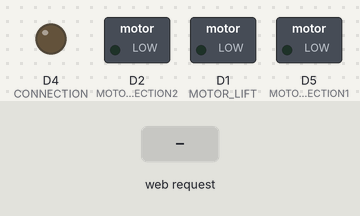
Bench run of a sketch on a simulated ESP8266 (NodeMCU). Shown: switched loads named in the sketch (green lamp = pin HIGH), output pins drawn as LEDs (lit = HIGH). Inputs (shaded band) come from the test bench. WiFi joins after 1.5 s; servers stay silent unless stated; what the sketch prints to the serial monitor is not drawn.

Above: at 2.8 s.
2.9 s: HTTP request GET /up received
At 4.1 s:
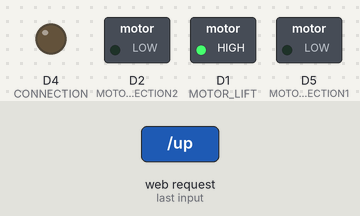
4.4 s: HTTP request GET /back received
At 5.3 s:
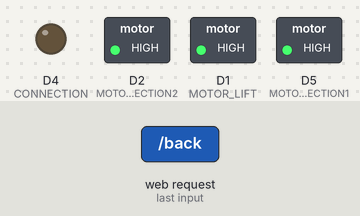
5.9 s: HTTP request GET /driveStop received
At 6.5 s:
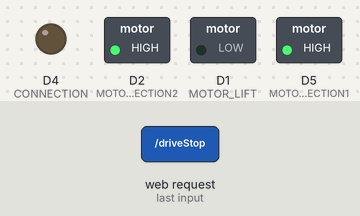
Timing chart, 0 to 8.9 s (numbered marks = the images above; inputs shaded):
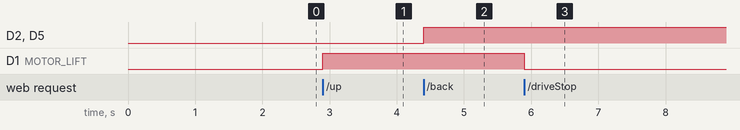

The sketch:

CodeZeppelin.ino
```cpp
/*******************************************************************
    A sketch for controlling a Small Blimp with using a web page
    hosted on a ESP12
    Code by:
    /* Eduardo Chamorro Martin - eduardochamorromartin@gmail.com - http://eduardochamorro.github.io/beansreels/index.html
    Based on the code developped by Brian Lough

 *******************************************************************/

#include <ESP8266WiFi.h>
#include <WiFiClient.h>
#include <ESP8266WebServer.h>
#include <ESP8266mDNS.h>


// These are the pins used to control the motor shield

#define MOTOR_DIRECTION2 D2 // Motor Right
#define MOTOR_DIRECTION1 D5 // Motor Left
#define MOTOR_LIFT D1 // Motor Up
#define CONNECTION D4 // Motor Up

// drivePower sets how fast the car goes
// Can be set between 0 and 1023 (although car problaly wont move if values are too low)
int LiftPower = 1023;

// steeringPower sets how fast the car turns
// Can be set between 0 and 1023 (again, car probably won't steer if the value is too low)
int TurningPower = 1023;


// ----------------
// Set your WiFi SSID and Password here
// ----------------
const char* ssid = "FAB-WIFI";
const char* password = "barcelona2007";

ESP8266WebServer server(80);


const char *webpage =
#include "index.h"
  ;

void handleRoot() {
  server.send(200, "text/html", webpage);
}


void handleNotFound() {
  String message = "File Not Found\n\n";
  message += "URI: ";
  message += server.uri();
  message += "\nMethod: ";
  message += (server.method() == HTTP_GET) ? "GET" : "POST";
  message += "\nArguments: ";
  message += server.args();
  message += "\n";
  for (uint8_t i = 0; i < server.args(); i++) {
    message += " " + server.argName(i) + ": " + server.arg(i) + "\n";
  }
  server.send(404, "text/plain", message);
}

void setup(void) {

  pinMode(MOTOR_DIRECTION2, OUTPUT);     // Initialize the LED_BUILTIN pin as an output
  pinMode(MOTOR_DIRECTION1, OUTPUT);
  pinMode(MOTOR_LIFT, OUTPUT);
  pinMode(CONNECTION, OUTPUT);


  WiFi.mode(WIFI_STA);
  WiFi.disconnect();
  delay(100);

  Serial.begin(115200);
  WiFi.begin(ssid, password);
  Serial.println("");

  // Wait for connection
  while (WiFi.status() != WL_CONNECTED) {
    delay(500);
    Serial.print(".");
  }
  Serial.println("");
  Serial.print("Connected to ");
  Serial.println(ssid);
  Serial.print("IP address: ");
  Serial.println(WiFi.localIP());
  digitalWrite(CONNECTION,LOW);
  if (MDNS.begin("WifiCar")) {
    Serial.println("MDNS Responder Started");
  }

  server.on("/", handleRoot);
  server.begin();


  server.on("/up", []() {
    Serial.println("up");
    analogWrite(MOTOR_LIFT, LiftPower);
    server.send(200, "text/plain", "up");
  });

  server.on("/driveStop", []() {
    Serial.println("driveStop");
    analogWrite(MOTOR_LIFT, 0);
    server.send(200, "text/plain", "driveStop");
  });
  server.on("/back", []() {
    Serial.println("back");
    analogWrite(MOTOR_DIRECTION1, TurningPower);
    analogWrite(MOTOR_DIRECTION2, TurningPower);
    server.send(200, "text/plain", "back");
  });

  server.on("/right", []() {
    Serial.println("right");
    analogWrite(MOTOR_DIRECTION1, TurningPower);
    server.send(200, "text/plain", "right");
  });

  server.on("/left", []() {
    Serial.println("left");
    analogWrite(MOTOR_DIRECTION2, TurningPower);
    server.send(200, "text/plain", "left");
  });

  server.on("/steerStop", []() {
    Serial.println("steerStop");
    analogWrite(MOTOR_DIRECTION2, 0);
    analogWrite(MOTOR_DIRECTION1, 0);
    server.send(200, "text/plain", "steerStop");
  });

  server.onNotFound(handleNotFound);

  server.begin();
  Serial.println("HTTP Server Started");
}

void loop(void) {
  server.handleClient();
}
```

Measured:
- after the input at 2.9 s, D1 (MOTOR_LIFT): LOW → HIGH at once
- after the input at 4.4 s, D2 (MOTOR_DIRECTION2), D5 (MOTOR_DIRECTION1): LOW → HIGH at once
- after the input at 5.9 s, D1 (MOTOR_LIFT): HIGH → LOW at once
